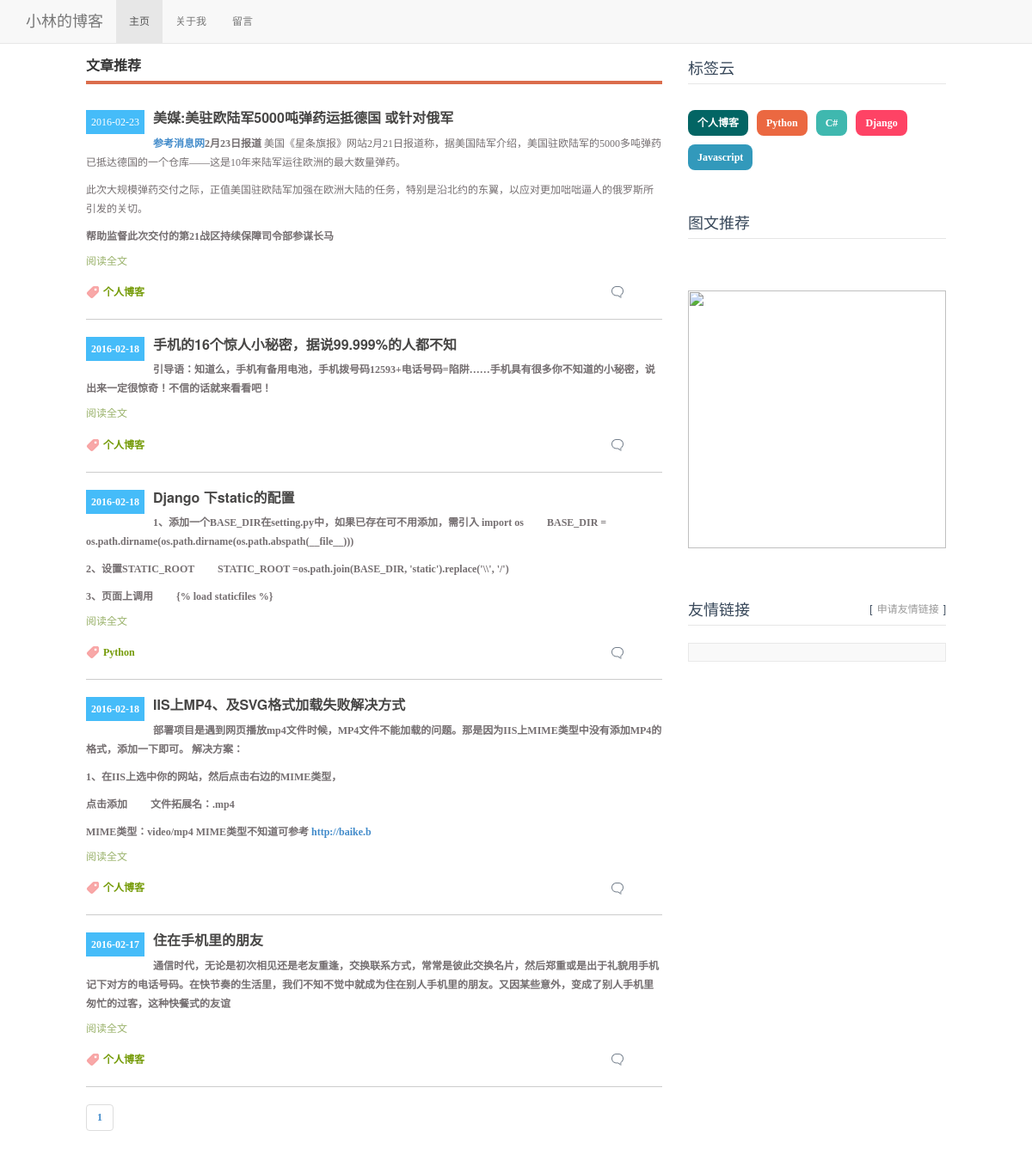
The page / on the database its author committed.
### Blog/models.py (models this page shows, shortened)
class Blog(models.Model):
    caption=models.CharField('标题',max_length=50)
    author=models.ForeignKey(Author)
    tags=models.ManyToManyField(Tag,blank=True)
    content=models.TextField('内容')
    publish_time=models.DateTimeField('发表时间',auto_now_add=True)
    update_time=models.DateTimeField('更新时间',auto_now=True)
    def get_authorname(self,obj):
        return obj.author.name
    get_authorname.short_description='作者'
    class Meta:
        ordering = ['-publish_time']
        verbose_name = '博客'
        verbose_name_plural = '博客'

class Tag(models.Model):
    tag_name=models.CharField('标签',max_length=20,blank=True)
    create_time=models.DateTimeField('创建时间',auto_now_add=True)
    class Meta:
        verbose_name = '标签'
        verbose_name_plural = '标签'

### Blog/views.py (the view)
# urls.py: url(r'^$','Blog.views.index'),
def index(request):
    limit=10     #每页显示的记录数
    tags=Tag.objects.all()
    blog_list=Blog.objects.all()
    paginator=Paginator(blog_list,limit)
    page = request.GET.get('page')
    try:
        blog_list=paginator.page(page)
    except PageNotAnInteger:
        blog_list=paginator.page(1)
    except EmptyPage:  # 如果页码太大，没有相应的记录
         blog_list=paginator.page(paginator.num_pages)
    return render_to_response('index.html',{'blog_list':blog_list,'tags':tags})

### Blog/templates/index.html (shortened to what this page needs)
﻿{% extends  'base.html'%}
{% block content %}
<div class="l_box f_l">
    <div class="topnews">
        <h2>
            <b>文章</b>推荐
        </h2>
        {% for post in blog_list%}
        <div class="blogs">
            <ul>
                <div class="dayTitle">
                    {{post.publish_time|date:"Y-m-d"}}
                </div>
                <h3>
                    <a href="{% url 'detailblog' id=post.id %}">{{post.caption}}</a>
                </h3>
                <div>
                    {{post.content|truncatechars:300|safe}}
                </div>
                <h4><a class="readmore" href="{% url 'detailblog' id=post.id %}">阅读全文</a></h4>
                <p class="autor">
                    {% for tag in post.tags.all%}
                    <span class="lm f_l">
                        <a href="">
                            {{tag.tag_name}}
                        </a>
                    </span>
                    {% endfor %}
                    <span class="pingl f_r"><span class="ds-thread-count" data-thread-key="{{post.id}}" data-count-type="comments"></span></span>
                </p>
            </ul>
        </div>
        {% endfor %}
        <nav>
            <ul class="pagination">
                {% for page_number in blog_list.paginator.page_range %}
                {% ifequal page_number topics.number %}
                <li><a href="#">{{ page_number }}</a></li>
                {% else %}
                <li><a href="?page={{ page_number }}">{{ page_number }}</a></li>
                {% endifequal %}
                {% endfor %}
            </ul>
        </nav>
    </div>
</div>
<div class="r_box f_r">
    <div class="cloud">
        <h3>标签云</h3>
        <ul>
            {% for tag in tags%}
            <li><a href="/">{{tag.tag_name}}</a></li>
            {%endfor%}
        </ul>
    </div>
    <div class="tuwen">
        <h3>图文推荐</h3>
    </div>
    <div class="ad"> <img src="">
    </div>
    <div class="links">
        <h3><span>[<a href="/">申请友情链接</a>]</span>友情链接
        </h3>
        <ul>
        </ul>
    </div>
</div>
{% endblock %}

### Blog/static/css/base.css (style rules this page uses)
* { margin: 0; padding: 0 }
body { font: 12px/1.5 'Microsoft Yahei', 'Simsun'; color: #666666; background: #fff }
img { border: 0; display: block }
ul { list-style: none; }
h1, h2, h3, h4, h5, h6 { font-size: 100%; font-weight: normal; }
a { outline: none; }
.f_l { float: left }
.f_r { float: right }
.l_box { width: 670px; }
.r_box { width: 300px; }
.cloud { width: 100%; clear: both; overflow: hidden }
.cloud h3 { line-height: 40px; color: #38485A; font-size: 18px; border-bottom: 1px solid #E6E6E6; height: 40px; }
.cloud ul { margin: 20px 0 }
.cloud ul li { line-height: 24px;display: block; background: #999; float: left; padding: 3px 11px; margin: 10px 10px 0 0; border-radius: 8px; -moz-transition: all 0.5s; -webkit-transition: all 0.5s; -o-transition: all 0.5s; transition: all 0.5s; }
.cloud ul li a { color: #FFF }
.cloud ul li:nth-child(8n-7) { background: #8A9B0F }
.cloud ul li:nth-child(8n-6) { background: #EB6841 }
.cloud ul li:nth-child(8n-5) { background: #3FB8AF }
.cloud ul li:nth-child(8n-4) { background: #FE4365 }
.cloud ul li:nth-child(8n-3) { background: #FC9D9A }
.cloud ul li:first-child { background: #036564 }
.cloud ul li:last-child { background: #3299BB }

### Blog/static/css/index.css (style rules this page uses)
.topnews { margin: 20px 0; }
.topnews h2 { font-size: 16px; font-weight: bold; line-height: 36px; color: #333; border-bottom: #db6d4c 4px solid; }
.blogs { position: relative; border-bottom: #CCC 1px solid; overflow: hidden }
.blogs h3 { font-size: 16px; font-weight: bold; transition: all .5s; margin-bottom: 10px }
.blogs h3 a { color: #474645; }
.blogs ul { line-height: 22px; width:100%; color: #756F71; }
.autor { overflow: hidden; clear: both; margin: 10px 0; display: inline-block; color: #838383; width: 100%; }
.autor span { margin: 0 10px 0 0; padding-left: 20px }
.autor span a { color: #759b08; }
.lm { background: url(../images/newsbg01.png) no-repeat left center }
.pingl { background: url(../images/newsbg03.png) no-repeat left center }
.tuwen { width: 100%; clear: both; overflow: hidden; margin: 20px 0 }
.tuwen h3 { line-height: 40px; color: #38485A; font-size: 18px; border-bottom: 1px solid #E6E6E6; height: 40px; margin-bottom: 30px }
.ad { width: 300px; overflow: hidden; margin: 30px 0 }
.ad img { width: 300px; }
.links { width: 100%; overflow: hidden; clear: both }
.links h3 { line-height: 40px; color: #38485A; font-size: 18px; border-bottom: 1px solid #E6E6E6; height: 40px; margin-bottom: 20px }
.links h3 span { float: right; font-size: 12px; }
.links h3 span a { color: #999; padding: 0 5px }
.links ul { background: #f9f9f9; padding: 10px; overflow: hidden; border: #e9e9e9 1px solid }
.f_r { float: right; }
.readmore { color: #9ab26b !important; }
.dayTitle { color: #fff; background-color: #45bcf9; padding: 3px 6px; font-size: 12px; display: block; float: left; margin-right: 10px; z-index: 10px; }

### rows shown on the page
Blog: publish_time "2016-02-23", caption "美媒:美驻欧陆军5000吨弹药运抵德国 或针对俄军", content "参考消息网 2月23日报道 美国《星条旗报》网站2月21日报道称，据美国陆军介绍，美国驻欧陆军的5000多吨弹药已抵达德国的一个仓库——这是10年来陆军运往欧洲的最大数量弹药。 此次大规模弹药交付之际，正值美国驻欧陆军加强在欧洲大陆的任务，特别是沿北约的东翼，以应对更加咄咄逼人的俄罗斯所引发的关切。 帮助监督此次交付的第21战区持续保障司令部参谋长马"
Tag: tag_name "个人博客"
Blog: publish_time "2016-02-18", caption "手机的16个惊人小秘密，据说99.999%的人都不知", content "引导语：知道么，手机有备用电池，手机拨号码12593+电话号码=陷阱……手机具有很多你不知道的小秘密，说出来一定很惊奇！不信的话就来看看吧！"
Blog: publish_time "2016-02-18", caption "Django 下static的配置", content "1、添加一个BASE_DIR在setting.py中，如果已存在可不用添加，需引入 import os BASE_DIR = os.path.dirname(os.path.dirname(os.path.abspath(__file__))) 2、设置STATIC_ROOT STATIC_ROOT =os.path.join(BASE_DIR, 'static').replace('\\\\', '/') 3、页面上调用 {% load staticfiles %}"
Tag: tag_name "Python"
Blog: publish_time "2016-02-18", caption "IIS上MP4、及SVG格式加载失败解决方式", content "部署项目是遇到网页播放mp4文件时候，MP4文件不能加载的问题。那是因为IIS上MIME类型中没有添加MP4的格式，添加一下即可。 解决方案： 1、在IIS上选中你的网站，然后点击右边的MIME类型， 点击添加 文件拓展名：.mp4 MIME类型：video/mp4 MIME类型不知道可参考 http://baike.b"
Blog: publish_time "2016-02-17", caption "住在手机里的朋友", content "通信时代，无论是初次相见还是老友重逢，交换联系方式，常常是彼此交换名片，然后郑重或是出于礼貌用手机记下对方的电话号码。在快节奏的生活里，我们不知不觉中就成为住在别人手机里的朋友。又因某些意外，变成了别人手机里匆忙的过客，这种快餐式的友谊"
Tag: tag_name "C#"
Tag: tag_name "Django"
Tag: tag_name "Javascript"

### other values the page prints
{{ page_number }} "1"
